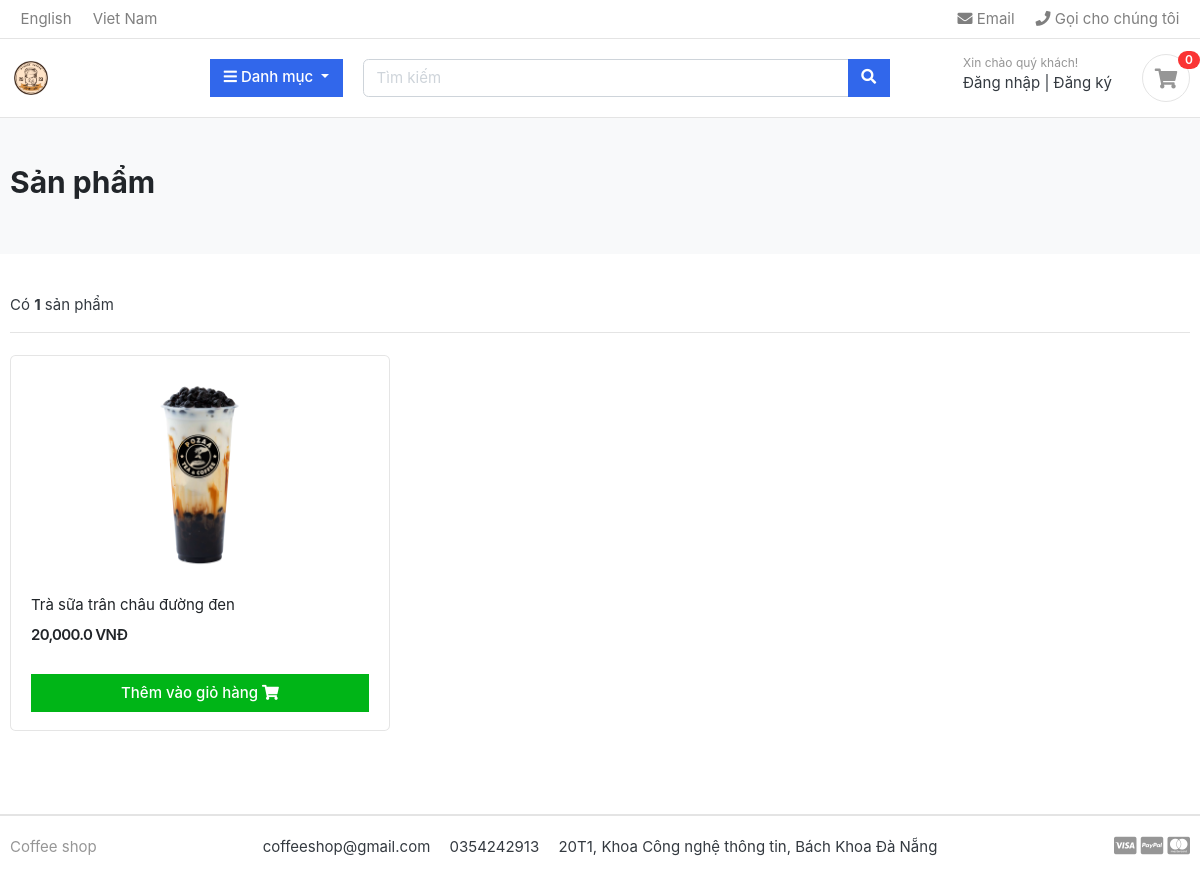
Page /products/category/tra-sa/ on the earlier database version.
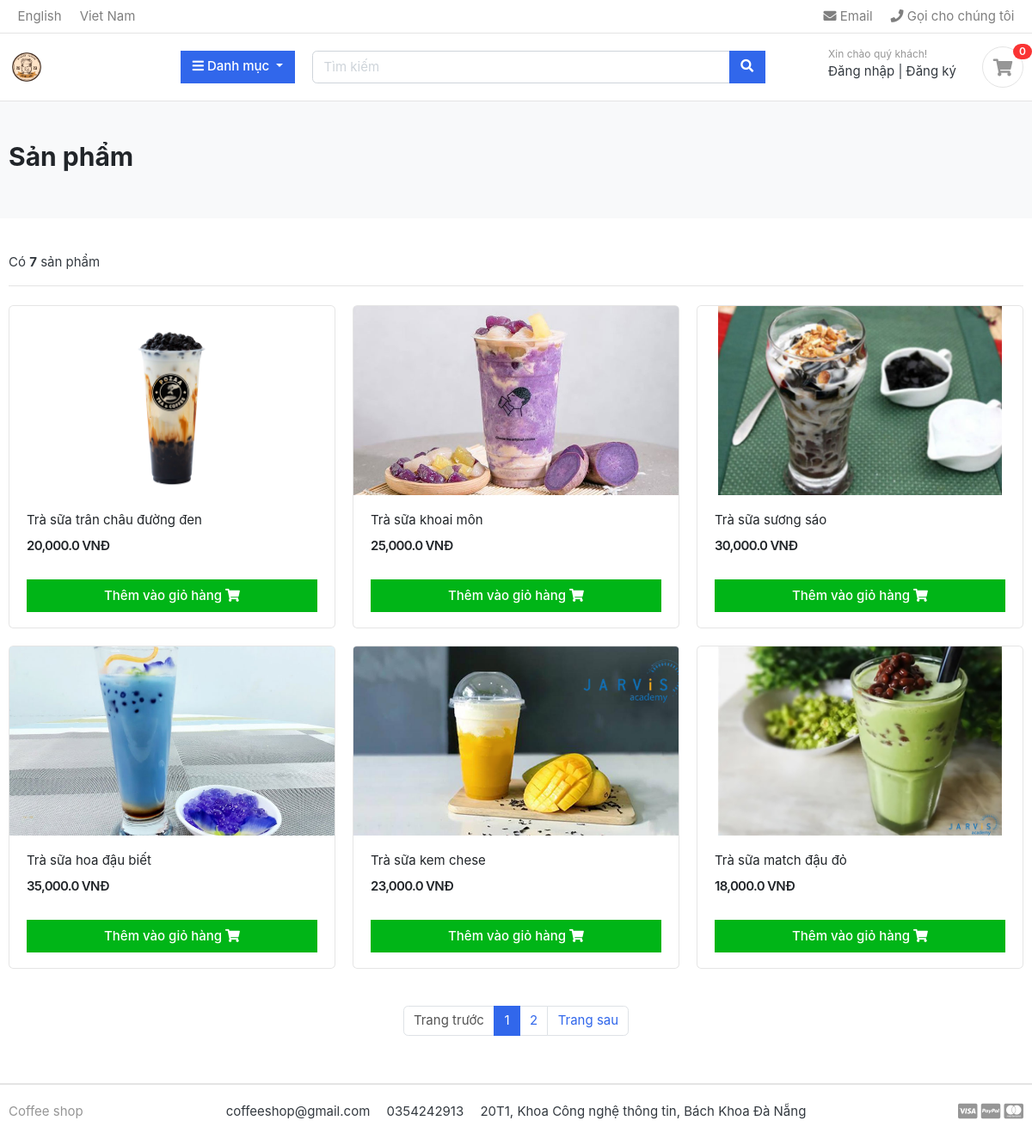
Same page on the later database version.
### coffee/models.py (models this page shows, shortened)
class Product(models.Model):
    name = models.CharField(max_length=255, unique=True)
    slug = models.SlugField(max_length=100, unique=True)
    price = models.FloatField()
    quantity = models.IntegerField()
    category = models.ForeignKey(Category, on_delete=models.CASCADE)
    image = models.ImageField(max_length=100, upload_to='products/images', blank=True)
    description = models.TextField(max_length=2048, blank=True, default='')
    def get_url(self):
        return reverse('product_detail', args=[self.category.slug, self.slug])

### coffee/views.py (the view)
# urls.py: path('', views.list_product, name='list_product'),
def list_product(request, category_slug = None):
    category = None
    products = None
    data = cartData(request)
    cartItems = data['cartItems']
    if category_slug != None:
        category = get_object_or_404(Category, slug=category_slug)
        products = Product.objects.filter(category=category)
        paginator = Paginator(products, 6)
        page = request.GET.get('page')
        page_products = paginator.get_page(page)
        product_count = products.count()
    else:
        products = Product.objects.all()
        paginator = Paginator(products, 6)
        page = request.GET.get('page')
        page_products = paginator.get_page(page)
        product_count = products.count()
    context = {
        'products': page_products,
        'product_count': product_count,
        'cartItems': cartItems,
    }
    return render(request, 'products/list_product.html', context)

### cart/inherit.py (called while the page is built, shortened)
def cartData(request):
    if request.user.is_authenticated:
        customer = request.user.customer
        order, created = Order.objects.get_or_create(customer=customer, complete=False)
        items = order.orderitem_set.all()
        cartItems = order.get_cart_items
    else:
        items = []
        try:
            cart = json.loads(request.COOKIES['cart'])
        except:
            cart = {}
        order = {'get_cart_total':0, 'get_cart_items':0}
        cartItems = order['get_cart_items']
    return {'cartItems':cartItems, 'items':items, 'order':order}

### category/context_processors.py (called while the page is built)
def menu_links(request):
    links = Category.objects.all()
    return dict(links=links)

### category/models.py (called while the page is built)
    def get_url(self):
        return reverse('products_by_category', args=[self.slug])

### templates/products/list_product.html
{% extends 'base.html' %}
{% load static%}
{% load humanize %}
{% block content %}
<section class="section-pagetop bg">
    <div class="container">
        {% if 'search' in request.path %}
            <h2 class="title-page">Kết quả tìm kiếm</h2>
        {% else %}
            <h2 class="title-page">Sản phẩm</h2>
        {% endif %}
    </div>
</section>
<section class="section-content padding-y">
    <div class="container">
        <div class="row">
            <main class="col-md-12">
                <header class="border-bottom mb-4 pb-3">
                    <div class="form-inline">
                        <span class="mr-md-auto">Có <b>{{ product_count }}</b> sản phẩm </span>
                    </div>
                </header>
                <div class="row">
                    {% if products %}
                    {% for product in products %}
                    <div class="col-md-4">
                        <figure class="card card-product-grid">
                            <div class="img-wrap">
                                <a href="{{ product.get_url }}" class="img-wrap"><img src="{{ product.image.url }}"></a>
                            </div>
                            <figcaption class="info-wrap">
                                <div class="fix-height">
                                    <a href="{{ product.get_url }}" class="title">{{ product.name }}</a>
                                    <div class="price-wrap mt-2">
                                        <span class="price">{{ product.price|intcomma }} VNĐ</span>
                                    </div>
                                </div>
                                <a href="#" class="btn btn-block btn-success">Thêm vào giỏ hàng <i class="fas fa-shopping-cart"></i> </a>
                            </figcaption>
                        </figure>
                    </div>
                    {% endfor %}
                    {% else %}
                    <div>
                        <h2>Không tìm thấy sản phẩm</h2>
                    </div>
                    {% endif %}
                </div>
                <nav class="mt-4 d-flex justify-content-center" aria-label="Page navigation sample">
                    {% if products.has_other_pages %}
                        <ul class="pagination">
                            {% if products.has_previous %}
                                <li class="page-item"><a class="page-link" href="?page={{products.previous_page_number}}">Trang trước</a></li>
                            {% else %}
                                <li class="page-item disabled"><a class="page-link" href="#">Trang trước</a></li>
                            {% endif %}
                            {% for i in products.paginator.page_range %}
                                {% if products.number == i %}
                                    <li class="page-item active"><a class="page-link" href="#">{{i}}</a></li>
                                {% else %}
                                    <li class="page-item"><a class="page-link" href="?page={{i}}">{{i}}</a></li>
                                {% endif %}
                            {% endfor %}
                            {% if products.has_next %}
                                <li class="page-item"><a class="page-link" href="?page={{products.next_page_number}}">Trang sau</a></li>
                            {% else %}
                                <li class="page-item disabled"><a class="page-link" href="#">Trang sau</a></li>
                            {% endif %}
                        </ul>
                    {% endif %}
                </nav>
            </main>
        </div>
    </div>
</section>
{% endblock %}

### templates/base.html (shortened to what this page needs)
{% load static %}
<!DOCTYPE html>
<html lang="en">
  <head>
    <link
      href="{% static 'css/bootstrap.css' %}"
      rel="stylesheet"
      type="text/css"
    />
    <link
      href="{% static 'fonts/fontawesome/css/all.min.css' %}"
      type="text/css"
      rel="stylesheet"
    />
    <link
      href="{% static 'css/custom.css' %}"
      rel="stylesheet"
      type="text/css"
    />
    <link href="{% static 'css/ui.css' %}" rel="stylesheet" type="text/css" />
    <link
      href="{% static 'css/responsive.css' %}"
      rel="stylesheet"
      media="only screen and (max-width: 1200px)"
    />
  </head>
  <body>
    {% include 'includes/navbar.html' %} {% block content %}{% endblock %} {%include 'includes/footer.html' %}
  </body>
</html>

### templates/includes/navbar.html (shortened to what this page needs)
{% load static %}
<header class="section-header">
    <nav class="navbar p-md-0 navbar-expand-sm navbar-light border-bottom">
        <div class="container">
            <div class="collapse navbar-collapse" id="navbarTop4">
                <ul class="navbar-nav mr-auto">
                    <li class="nav-item dropdown">
                        <a href="#" class="nav-link"> English </a>
                    </li>
                    <li class="nav-item dropdown">
                        <a href="#" class="nav-link"> Viet Nam </a>
                    </li>
                </ul>
                <ul class="navbar-nav">
                    <li><a href="#" class="nav-link"> <i class="fa fa-envelope"></i> Email </a></li>
                    <li><a href="#" class="nav-link"> <i class="fa fa-phone"></i> Gọi cho chúng tôi </a></li>
                </ul>
            </div>
        </div>
    </nav>
    <section class="header-main border-bottom">
        <div class="container">
            <div class="row align-items-center">
                <div class="col-lg-2 col-md-3 col-6">
                    <a href="{% url 'home' %}" class="brand-wrap">
                        <img class="logo" src="{% static 'images/logo-shop.png' %}">
                    </a>
                </div>
                <div class="col-lg col-sm col-md col-6 flex-grow-0">
                    <div class="category-wrap dropdown d-inline-block float-right">
                        <button type="button" class="btn btn-primary dropdown-toggle" data-toggle="dropdown">
                            <i class="fa fa-bars"></i> Danh mục
                        </button>
                    </div>
                </div>
                <div class="col-lg  col-md-6 col-sm-12 col">
                    <form action="{% url 'search' %}" class="search">
                        <div class="input-group w-100">
                            <input type="text" class="form-control" style="width:60%;" placeholder="Tìm kiếm" name="keyword">
                            <div class="input-group-append">
                                <button class="btn btn-primary" type="submit">
                                    <i class="fa fa-search"></i>
                                </button>
                            </div>
                        </div>
                    </form>
                </div>
                <div class="col-lg-3 col-sm-6 col-8 order-2 order-lg-3">
                    <div class="d-flex justify-content-end mb-3 mb-lg-0">
                        <div class="widget-header">
                            <small class="title text-muted">Xin chào quý khách!</small>
                            <div>
                                {% if request.user.is_active %}
                                <span class="greet">Hello, {{request.user}}</span> <span class="dark-transp"> | </span>
                                <span><a class="greet" href="{% url 'logout' %}">Đăng xuất</a></span>
                                {% else %}
                                <a href="{% url 'login' %}">Đăng nhập</a> <span class="dark-transp"> | </span>
                                <a href="{%url 'register' %}">Đăng ký</a>
                                {% endif %}
                            </div>
                        </div>
                        <a href="/cart" class="widget-header pl-3 ml-3">
                            <div class="icon icon-sm rounded-circle border"><i class="fa fa-shopping-cart"></i></div>
                            <span class="badge badge-pill badge-danger notify">{{cartItems}}</span>
                        </a>
                    </div>
                </div>
            </div>
        </div>
    </section>
</header>

### templates/includes/footer.html
{% load static %}
<footer class="section-footer border-top">
    <div class="container">
        <section class="footer-bottom border-top row">
            <div class="col-md-2">
                <p class="text-muted"> Coffee shop </p>
            </div>
            <div class="col-md-8 text-md-center">
                <span class="px-2">coffeeshop@gmail.com</span>
                <span class="px-2">0354242913</span>
                <span class="px-2">20T1, Khoa Công nghệ thông tin, Bách Khoa Đà Nẵng</span>
            </div>
            <div class="col-md-2 text-md-right text-muted">
                <i class="fab fa-lg fa-cc-visa"></i>
                <i class="fab fa-lg fa-cc-paypal"></i>
                <i class="fab fa-lg fa-cc-mastercard"></i>
            </div>
        </section>
    </div>
</footer>

### static/css/custom.css (style rules this page uses)
.btn { border-radius: 0; }

### static/css/ui.css (style rules this page uses)
html { font-family: "Inter", sans-serif; font-size: 15px; }
.img-wrap { text-align: center; display: block; }
.img-wrap img { max-width: 100%; }
.price-wrap { letter-spacing: -0.7px; }
.icon-xs, .icon-sm, .icon-md, .icon-lg { display: inline-block; text-align: center; flex-shrink: 0; flex-grow: 0; }
.icon-sm { width: 48px; height: 48px; line-height: 48px !important; font-size: 20px; }
.padding-y { padding-top: 40px; padding-bottom: 40px; }
figure { margin-bottom: 0; }
.bg { background-color: #f8f9fa; }
.title-page { color: #212529; }
p:last-child { margin-bottom: 0; }
.header-main { position: relative; padding-top: 1rem; padding-bottom: 1rem; }
.brand-wrap .logo, .navbar-brand .logo { margin-right: 7px; max-height: 42px; display: inline-block; }
.widget-header { display: inline-block; vertical-align: middle; position: relative; }
.widget-header a { color: #343a40; }
.widget-header i { color: #969696; }
.widget-header .title { display: block; }
.widget-header .notify { position: absolute; top: -3px; right: -10px; }
.footer-bottom { padding-top: 20px; padding-bottom: 20px; }
[class*=card-product] a.title { color: #212529; display: block; }
[class*=card-product] .img-wrap { overflow: hidden; position: relative; }
[class*=card-product] .img-wrap img { height: 100%; max-width: 100%; width: auto; display: inline-block; -o-object-fit: cover; object-fit: cover; }
.card-product-grid { margin-bottom: 20px; }
.card-product-grid .img-wrap { border-radius: 0.2rem 0.2rem 0 0; height: 220px; }
.card-product-grid .info-wrap { overflow: hidden; padding: 18px 20px; }
.card-product-grid .fix-height { height: 80px; overflow: hidden; }
.card .img-wrap { overflow: hidden; }
.notify { position: absolute; top: -4px; right: -10px; display: inline-block; padding: 0.25em 0.6em; font-size: 12px; line-height: 1; text-align: center; border-radius: 3rem; color: #fff; background-color: #fa3434; }
.price { font-weight: 600; color: #212529; }
.section-pagetop { padding: 45px 0; }

Differences in the rows shown:
added Product: image (picture), name "Trà sữa khoai môn", price "25,000.0"
added Product: image (picture), name "Trà sữa sương sáo", price "30,000.0"
added Product: image (picture), name "Trà sữa hoa đậu biết", price "35,000.0"
added Product: image (picture), name "Trà sữa kem chese", price "23,000.0"
added Product: image (picture), name "Trà sữa match đậu đỏ", price "18,000.0"
Other differences:
{{ product_count }}: "1" → "7"
text now shown: "Trang trước Trang sau"
new list line: "1"
new list line: "2"
